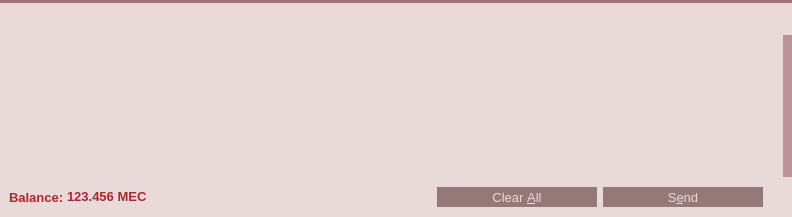
<?xml version="1.0" encoding="UTF-8"?>
<ui version="4.0">
 <class>SendCoinsDialog</class>
 <widget class="QDialog" name="SendCoinsDialog">
  <property name="geometry">
   <rect>
    <x>0</x>
    <y>0</y>
    <width>792</width>
    <height>217</height>
   </rect>
  </property>
  <property name="palette">
   <palette>
    <active>
     <colorrole role="Button">
      <brush brushstyle="SolidPattern">
       <color alpha="255">
        <red>233</red>
        <green>217</green>
        <blue>216</blue>
       </color>
      </brush>
     </colorrole>
     <colorrole role="Base">
      <brush brushstyle="SolidPattern">
       <color alpha="255">
        <red>214</red>
        <green>234</green>
        <blue>235</blue>
       </color>
      </brush>
     </colorrole>
     <colorrole role="Window">
      <brush brushstyle="SolidPattern">
       <color alpha="255">
        <red>233</red>
        <green>217</green>
        <blue>216</blue>
       </color>
      </brush>
     </colorrole>
    </active>
    <inactive>
     <colorrole role="Button">
      <brush brushstyle="SolidPattern">
       <color alpha="255">
        <red>233</red>
        <green>217</green>
        <blue>216</blue>
       </color>
      </brush>
     </colorrole>
     <colorrole role="Base">
      <brush brushstyle="SolidPattern">
       <color alpha="255">
        <red>214</red>
        <green>234</green>
        <blue>235</blue>
       </color>
      </brush>
     </colorrole>
     <colorrole role="Window">
      <brush brushstyle="SolidPattern">
       <color alpha="255">
        <red>233</red>
        <green>217</green>
        <blue>216</blue>
       </color>
      </brush>
     </colorrole>
    </inactive>
    <disabled>
     <colorrole role="Button">
      <brush brushstyle="SolidPattern">
       <color alpha="255">
        <red>233</red>
        <green>217</green>
        <blue>216</blue>
       </color>
      </brush>
     </colorrole>
     <colorrole role="Base">
      <brush brushstyle="SolidPattern">
       <color alpha="255">
        <red>233</red>
        <green>217</green>
        <blue>216</blue>
       </color>
      </brush>
     </colorrole>
     <colorrole role="Window">
      <brush brushstyle="SolidPattern">
       <color alpha="255">
        <red>233</red>
        <green>217</green>
        <blue>216</blue>
       </color>
      </brush>
     </colorrole>
    </disabled>
   </palette>
  </property>
  <property name="windowTitle">
   <string>Send Coins</string>
  </property>
  <property name="styleSheet">
   <string notr="true"/>
  </property>
  <layout class="QVBoxLayout" name="verticalLayout">
   <property name="spacing">
    <number>0</number>
   </property>
   <property name="margin">
    <number>0</number>
   </property>
   <item>
    <widget class="Line" name="line_7">
     <property name="styleSheet">
      <string notr="true">background-color: #A37276;</string>
     </property>
     <property name="frameShadow">
      <enum>QFrame::Raised</enum>
     </property>
     <property name="lineWidth">
      <number>0</number>
     </property>
     <property name="orientation">
      <enum>Qt::Horizontal</enum>
     </property>
    </widget>
   </item>
   <item>
    <widget class="QWidget" name="wSendMegsHeader" native="true">
     <property name="minimumSize">
      <size>
       <width>0</width>
       <height>32</height>
      </size>
     </property>
     <property name="maximumSize">
      <size>
       <width>16777215</width>
       <height>32</height>
      </size>
     </property>
     <property name="styleSheet">
      <string notr="true"/>
     </property>
     <property name="is_header" stdset="0">
      <bool>true</bool>
     </property>
     <layout class="QHBoxLayout" name="horizontalLayout_15">
      <property name="margin">
       <number>0</number>
      </property>
      <item>
       <spacer name="horizontalSpacer_20">
        <property name="orientation">
         <enum>Qt::Horizontal</enum>
        </property>
        <property name="sizeType">
         <enum>QSizePolicy::Fixed</enum>
        </property>
        <property name="sizeHint" stdset="0">
         <size>
          <width>3</width>
          <height>20</height>
         </size>
        </property>
       </spacer>
      </item>
      <item>
       <widget class="QLabel" name="label_29">
        <property name="sizePolicy">
         <sizepolicy hsizetype="Preferred" vsizetype="Preferred">
          <horstretch>0</horstretch>
          <verstretch>0</verstretch>
         </sizepolicy>
        </property>
        <property name="minimumSize">
         <size>
          <width>30</width>
          <height>30</height>
         </size>
        </property>
        <property name="maximumSize">
         <size>
          <width>30</width>
          <height>30</height>
         </size>
        </property>
        <property name="text">
         <string/>
        </property>
        <property name="pixmap">
         <pixmap resource="../res.qrc">:/res/upload.png</pixmap>
        </property>
       </widget>
      </item>
      <item>
       <widget class="QLabel" name="label_30">
        <property name="font">
         <font>
          <pointsize>11</pointsize>
          <stylestrategy>PreferAntialias</stylestrategy>
         </font>
        </property>
        <property name="styleSheet">
         <string notr="true">QLabel {
	color: #E9D9D8;
}</string>
        </property>
        <property name="text">
         <string>Send Bitcoins</string>
        </property>
       </widget>
      </item>
     </layout>
    </widget>
   </item>
   <item>
    <widget class="QScrollArea" name="scrollArea">
     <property name="styleSheet">
      <string notr="true"> QScrollBar:vertical {
     border: 0px solid grey;
     background: white;
     width: 9px;
     margin: 0px 0px 0 0px;
 }
 QScrollBar::handle:vertical {
     background: #BB9396;
     min-width: 20px;
 }</string>
     </property>
     <property name="frameShape">
      <enum>QFrame::NoFrame</enum>
     </property>
     <property name="verticalScrollBarPolicy">
      <enum>Qt::ScrollBarAlwaysOn</enum>
     </property>
     <property name="widgetResizable">
      <bool>true</bool>
     </property>
     <widget class="QWidget" name="scrollAreaWidgetContents">
      <property name="geometry">
       <rect>
        <x>0</x>
        <y>0</y>
        <width>783</width>
        <height>142</height>
       </rect>
      </property>
      <property name="styleSheet">
       <string notr="true">#scrollAreaWidgetContents {
	background-color: #E9D9D8;
}</string>
      </property>
      <layout class="QVBoxLayout" name="verticalLayout_2">
       <property name="leftMargin">
        <number>0</number>
       </property>
       <property name="topMargin">
        <number>1</number>
       </property>
       <property name="rightMargin">
        <number>0</number>
       </property>
       <property name="bottomMargin">
        <number>0</number>
       </property>
       <item>
        <layout class="QVBoxLayout" name="entries">
         <property name="spacing">
          <number>6</number>
         </property>
        </layout>
       </item>
       <item>
        <spacer name="verticalSpacer">
         <property name="orientation">
          <enum>Qt::Vertical</enum>
         </property>
         <property name="sizeHint" stdset="0">
          <size>
           <width>20</width>
           <height>40</height>
          </size>
         </property>
        </spacer>
       </item>
      </layout>
     </widget>
    </widget>
   </item>
   <item>
    <widget class="QWidget" name="wContainer" native="true">
     <property name="styleSheet">
      <string notr="true">#wContainer {
	background-color: #E9D9D8;
}</string>
     </property>
     <layout class="QHBoxLayout" name="horizontalLayout_3">
      <property name="topMargin">
       <number>10</number>
      </property>
      <property name="bottomMargin">
       <number>10</number>
      </property>
     <item>
       <layout class="QHBoxLayout" name="horizontalLayout_2">
        <property name="spacing">
         <number>3</number>
        </property>
        <item>
         <widget class="QLabel" name="label">
          <property name="font">
           <font>
            <pointsize>10</pointsize>
            <weight>75</weight>
            <bold>true</bold>
           </font>
       </property>
       <property name="styleSheet">
           <string notr="true">QLabel {
	color: #AF272E;
}</string>
       </property>
       <property name="text">
           <string>Balance:</string>
          </property>
         </widget>
        </item>
        <item>
         <widget class="QLabel" name="labelBalance">
          <property name="font">
           <font>
            <pointsize>10</pointsize>
            <weight>75</weight>
            <bold>true</bold>
           </font>
          </property>
          <property name="cursor">
           <cursorShape>IBeamCursor</cursorShape>
          </property>
          <property name="styleSheet">
           <string notr="true">QLabel {
	color: #AF272E;
}</string>
       </property>
          <property name="text">
           <string>123.456 MEC</string>
       </property>
          <property name="textInteractionFlags">
           <set>Qt::LinksAccessibleByMouse|Qt::TextSelectableByKeyboard|Qt::TextSelectableByMouse</set>
       </property>
      </widget>
     </item>
       </layout>
      </item>
     <item>
       <spacer name="horizontalSpacer_4">
       <property name="orientation">
        <enum>Qt::Horizontal</enum>
       </property>
       <property name="sizeHint" stdset="0">
        <size>
         <width>40</width>
         <height>20</height>
        </size>
       </property>
      </spacer>
     </item>
     <item>
      <widget class="QPushButton" name="clearButton">
        <property name="font">
         <font>
          <pointsize>10</pointsize>
          <stylestrategy>PreferAntialias</stylestrategy>
         </font>
       </property>
       <property name="toolTip">
        <string>Remove all transaction fields</string>
       </property>
       <property name="styleSheet">
        <string notr="true">QPushButton {
	background-color: #947978;
	color: #E9D9D8;
	border: 0px solid gray;
	max-height: 20px;
	min-height: 20px;
	max-width: 160px;
	min-width: 160px;
}

QPushButton:hover {
	background-color: #AF272E;
}

QPushButton:pressed:flat {
	background-color: #9D0B17;
}</string>
       </property>
       <property name="text">
        <string>Clear &amp;All</string>
       </property>
       <property name="autoDefault">
        <bool>false</bool>
       </property>
        <property name="default">
         <bool>false</bool>
       </property>
        <property name="flat">
         <bool>true</bool>
         </property>
        </widget>
       </item>
     <item>
      <widget class="QPushButton" name="sendButton">
        <property name="font">
         <font>
          <pointsize>10</pointsize>
          <stylestrategy>PreferAntialias</stylestrategy>
         </font>
       </property>
       <property name="toolTip">
        <string>Confirm the send action</string>
       </property>
       <property name="styleSheet">
        <string notr="true">QPushButton {
	background-color: #947978;
	color: #E9D9D8;
	border: 0px solid gray;
	max-height: 20px;
	min-height: 20px;
	max-width: 160px;
	min-width: 160px;
}

QPushButton:hover {
	background-color: #AF272E;
}

QPushButton:pressed:flat {
	background-color: #9D0B17;
}</string>
       </property>
       <property name="text">
        <string>S&amp;end</string>
       </property>
        <property name="default">
         <bool>true</bool>
       </property>
        <property name="flat">
        <bool>true</bool>
       </property>
      </widget>
     </item>
      <item>
       <spacer name="horizontalSpacer_5">
        <property name="orientation">
         <enum>Qt::Horizontal</enum>
        </property>
        <property name="sizeType">
         <enum>QSizePolicy::Fixed</enum>
        </property>
        <property name="sizeHint" stdset="0">
         <size>
          <width>20</width>
          <height>20</height>
         </size>
        </property>
       </spacer>
      </item>
    </layout>
    </widget>
   </item>
  </layout>
 </widget>
 <resources>
  <include location="../res.qrc"/>
 </resources>
 <connections/>
</ui>
